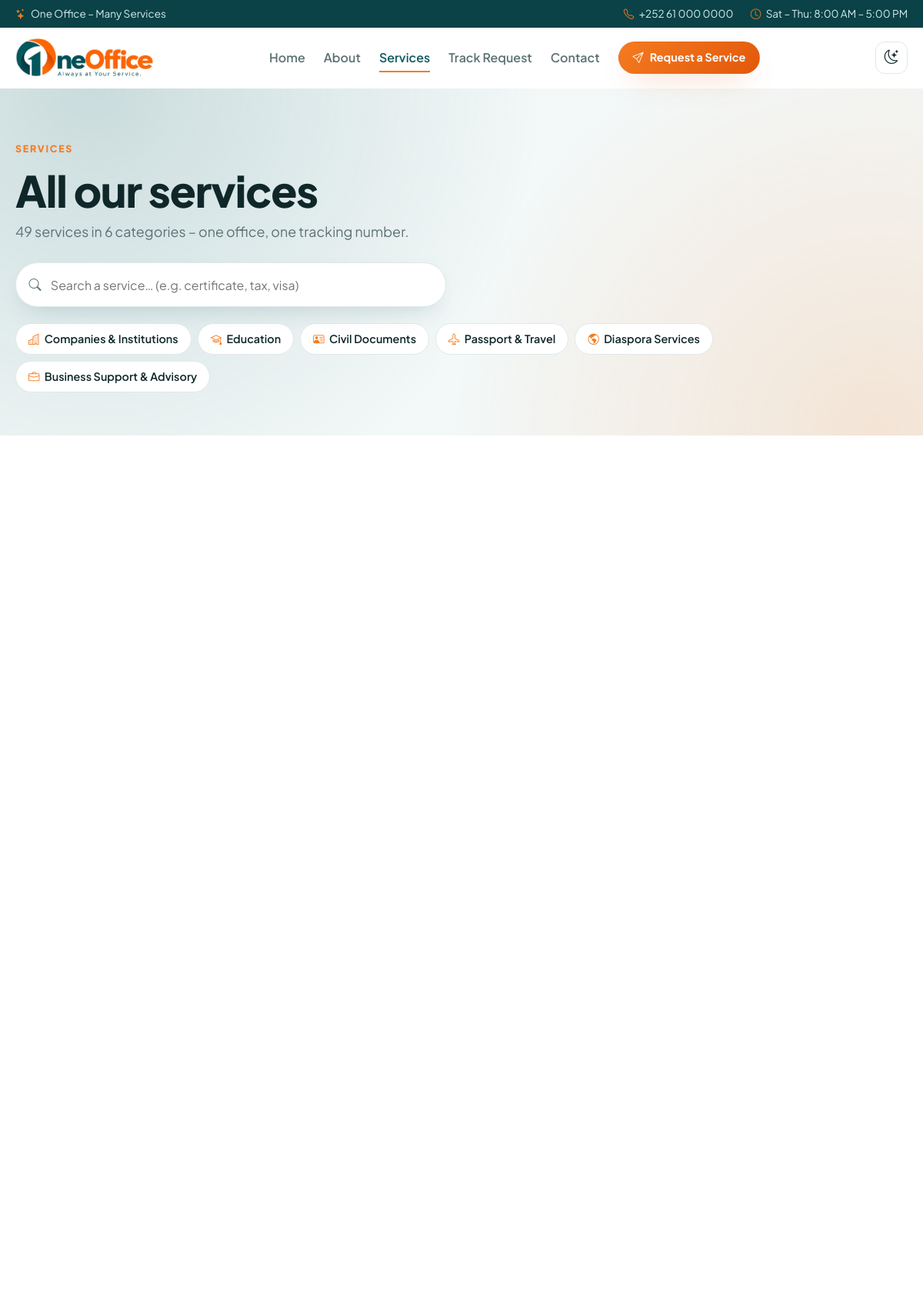
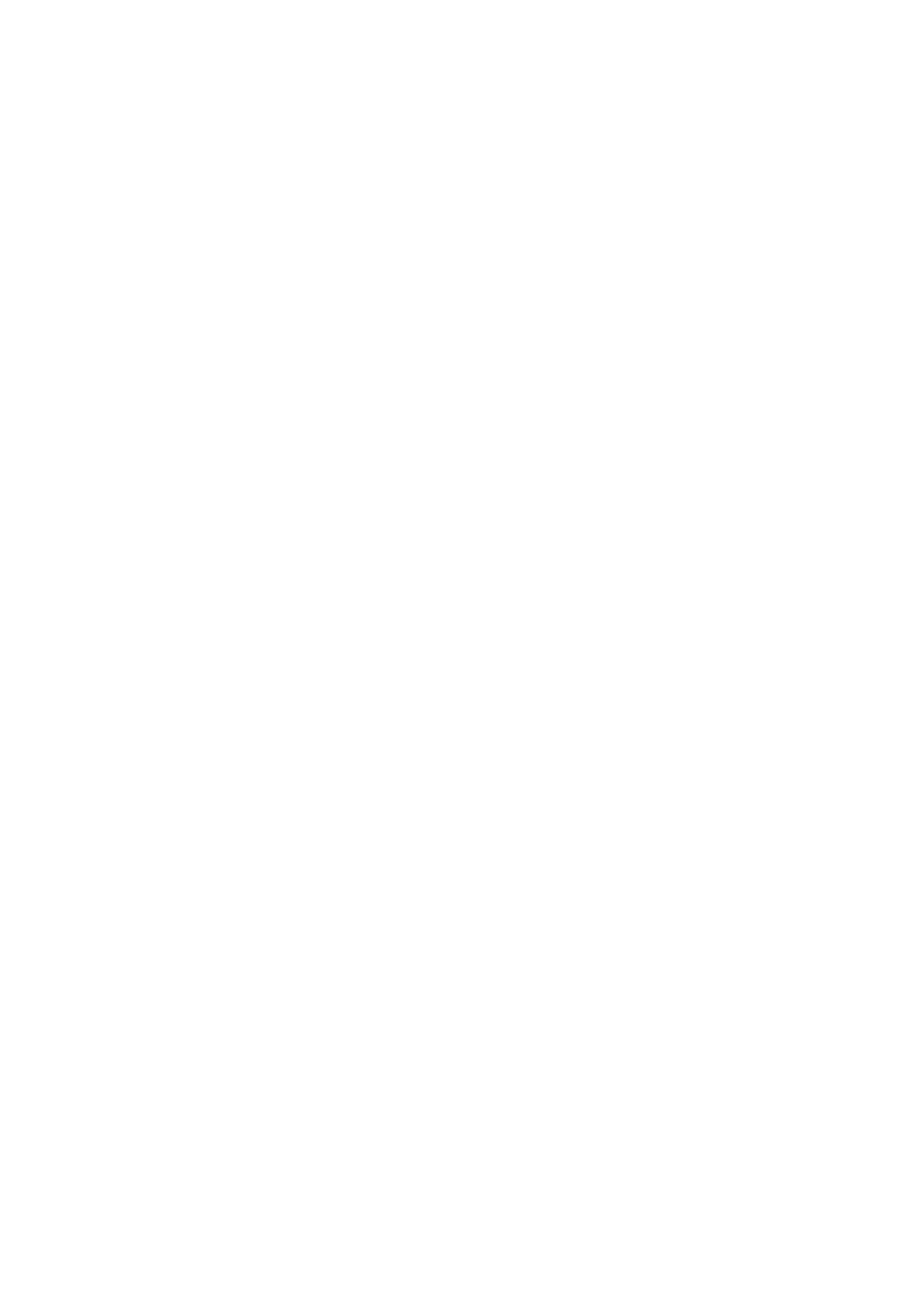
/services.php (upper part), run on the app's committed database (2 pictures, top to bottom).
### tables this page shows
CREATE TABLE IF NOT EXISTS categories (
  id INT UNSIGNED AUTO_INCREMENT PRIMARY KEY,
  title VARCHAR(150) NOT NULL,
  subtitle VARCHAR(150) NULL,
  description TEXT NULL,
  icon VARCHAR(64) NOT NULL DEFAULT 'bi-folder2-open',
  sort_order INT NOT NULL DEFAULT 0,
  is_active TINYINT(1) NOT NULL DEFAULT 1,
  created_at TIMESTAMP NOT NULL DEFAULT CURRENT_TIMESTAMP
);

### includes/bootstrap.php (called while the page is built, shortened)
<?php
function db(): PDO
{
    static $pdo = null;
    if ($pdo === null) {
        $dsn = sprintf('mysql:host=%s;port=%s;dbname=%s;charset=utf8mb4', DB_HOST, DB_PORT, DB_NAME);
        $pdo = new PDO($dsn, DB_USER, DB_PASS, [
            PDO::ATTR_ERRMODE            => PDO::ERRMODE_EXCEPTION,
            PDO::ATTR_DEFAULT_FETCH_MODE => PDO::FETCH_ASSOC,
            PDO::ATTR_EMULATE_PREPARES   => false,
        ]);
    }
    return $pdo;
}
function e($value): string
{
    return htmlspecialchars((string) ($value ?? ''), ENT_QUOTES | ENT_SUBSTITUTE, 'UTF-8');
}
function safe_icon(?string $icon): string
{
    $icon = (string) $icon;
    return preg_match('/^bi-[a-z0-9-]{1,60}$/', $icon) ? $icon : 'bi-star';
}

### services.php (the view, shortened to what this page needs)
<?php
require __DIR__ . '/includes/bootstrap.php';
require __DIR__ . '/includes/site.php';
$categories = site_categories();
$rows = db()->query('SELECT s.* FROM services s JOIN categories c ON c.id = s.category_id
                     WHERE s.is_active = 1 AND c.is_active = 1 ORDER BY s.sort_order, s.id')->fetchAll();
$byCat = [];
foreach ($rows as $s) {
    $byCat[(int) $s['category_id']][] = $s;
}
?>
  <section class="page-hero">
    <div class="container">
      <span class="eyebrow">Services</span>
      <h1>All our services</h1>
      <p class="lead"><?= count($rows) ?> services in <?= count($categories) ?> categories – one office, one tracking number.</p>
      <div class="svc-search">
        <i class="bi bi-search"></i>
        <input type="search" id="svcSearch" placeholder="Search a service… (e.g. certificate, tax, visa)" aria-label="Search services">
      </div>
      <nav class="cat-pills" aria-label="Categories">
        <?php foreach ($categories as $c): ?>
          <a href="#cat-<?= (int) $c['id'] ?>"><i class="bi <?= e(safe_icon($c['icon'])) ?>"></i> <?= e($c['title']) ?></a>
        <?php endforeach; ?>
      </nav>
    </div>
  </section>
  <div class="container svc-page">
    <?php foreach ($categories as $c): $list = $byCat[(int) $c['id']] ?? []; if (!$list) continue; ?>
      <section class="svc-cat" id="cat-<?= (int) $c['id'] ?>" data-cat>
        <div class="svc-grid">
        </div>
      </section>
    <?php endforeach; ?>
  </div>

### assets/css/style.css (style rules this page uses)
:root { --brand: #0f5b61; --brand-2: #0a4247; --brand-ink: #0f5b61; --accent: #f47b20; --accent-2: #e2580b; --bg: #ffffff; --bg-alt: #f3f8f8; --surface: #ffffff; --text: #10272a; --muted: #5d7275; --border: #dfe9ea; --shadow: 0 12px 32px -14px rgba(10, 66, 71, .22); --shadow-lg: 0 24px 50px -22px rgba(10, 66, 71, .45); --radius: 18px; --ok: #16a34a; --err: #dc2626; }
*, *::before, *::after { box-sizing: border-box; }
html { scroll-behavior: smooth; scroll-padding-top: 90px; }
body { margin: 0; font-family: "Plus Jakarta Sans", system-ui, -apple-system, "Segoe UI", Roboto, sans-serif; color: var(--text); background: var(--bg); line-height: 1.6; -webkit-font-smoothing: antialiased; overflow-x: hidden; }
a { color: inherit; text-decoration: none; }
h1, h2, h3, h4 { line-height: 1.2; margin: 0 0 .6em; letter-spacing: -.02em; }
h1 { font-size: clamp(2.1rem, 5vw, 3.5rem); font-weight: 800; }
p { margin: 0 0 1em; }
.container { width: 100%; max-width: 1200px; margin: 0 auto; padding: 0 20px; }
.lead { font-size: 1.12rem; color: var(--muted); max-width: 580px; }
.eyebrow { display: inline-block; color: var(--accent); font-weight: 800; text-transform: uppercase; letter-spacing: .14em; font-size: .78rem; margin-bottom: .6rem; }
.page-hero { padding: 64px 0 56px; background: radial-gradient(circle at 10% 0%, color-mix(in srgb, var(--brand) 18%, transparent), transparent 50%), radial-gradient(circle at 95% 100%, color-mix(in srgb, var(--accent) 16%, transparent), transparent 45%), var(--bg-alt); }
.page-hero h1 { margin-bottom: .4rem; }
.svc-search { position: relative; max-width: 560px; margin-top: 1.6rem; }
.svc-search i { position: absolute; left: 1.1rem; top: 50%; transform: translateY(-50%); color: var(--muted); }
.svc-search input { width: 100%; font: inherit; padding: .95rem 1.2rem .95rem 2.8rem; border-radius: 999px; border: 1px solid var(--border); background: var(--surface); color: var(--text); box-shadow: var(--shadow); }
.cat-pills { display: flex; flex-wrap: wrap; gap: .5rem; margin-top: 1.3rem; }
.cat-pills a { padding: .5rem 1rem; border-radius: 999px; background: var(--surface); border: 1px solid var(--border); font-weight: 600; font-size: .9rem; display: inline-flex; gap: .4rem; align-items: center; }
.cat-pills i { color: var(--accent); }
.svc-page { padding-top: 56px; }
.svc-cat { margin-bottom: 64px; }
.svc-grid { display: grid; grid-template-columns: repeat(auto-fill, minmax(260px, 1fr)); gap: 1rem; }

### data on the page
categories: title "Companies & Institutions"
categories: title "Education"
categories: title "Civil Documents"
categories: title "Passport & Travel"
categories: title "Diaspora Services"
categories: title "Business Support & Advisory"

### other printed values
setting('slogan', 'One Office – Many Services') "One Office – Many Services"
setting('phone') "+252 61 000 0000"
setting('hours') "Sat – Thu: 8:00 AM – 5:00 PM"
$label "Home"
$label "About"
$label "Services"
$label "Track Request"
$label "Contact"
count($rows) "49"
count($categories) "6"
